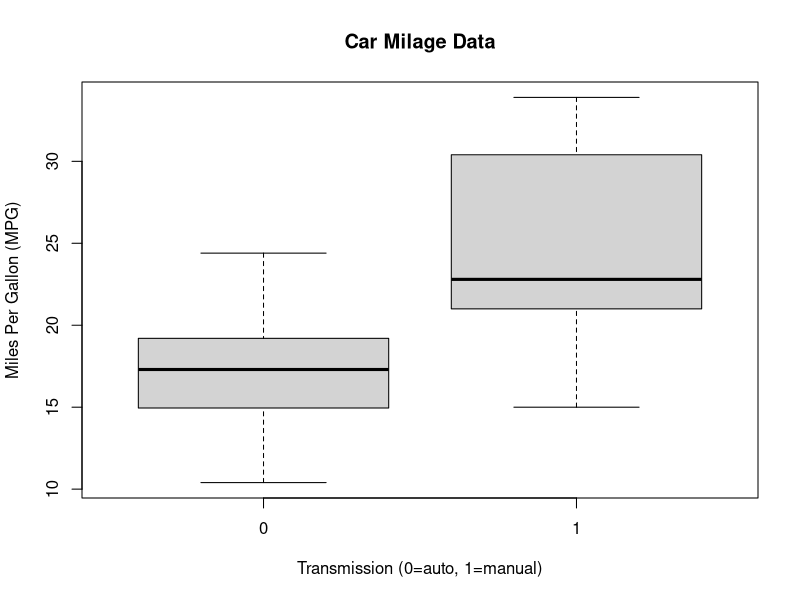

R code for this plot:
## ---- chunk 1
knitr::opts_chunk$set(echo = TRUE)
## ---- chunk 2
?mtcars
data(mtcars)
head(mtcars)
sapply(mtcars, class)
## ---- chunk 3
boxplot(mpg~am,data=mtcars, 
        main="Car Milage Data",
        xlab="Transmission (0=auto, 1=manual)",
        ylab="Miles Per Gallon (MPG)")
